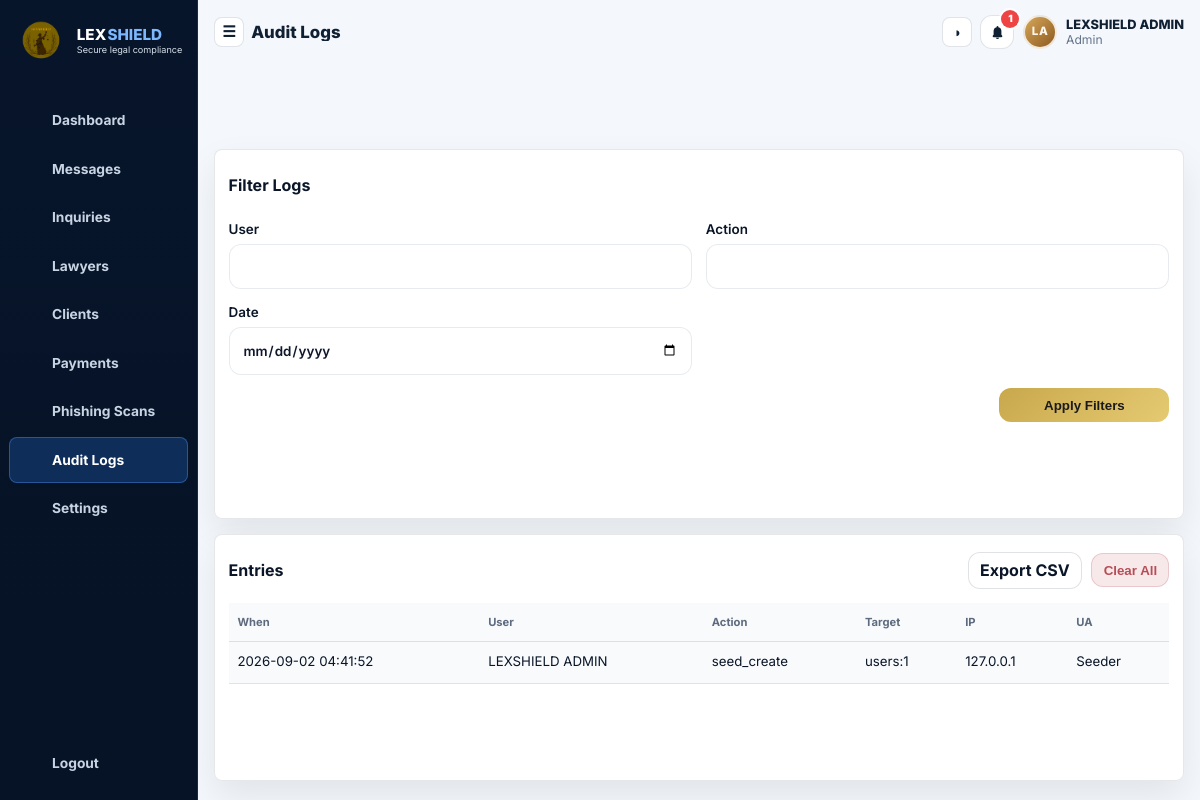
/admin/audit_logs.php (signed in), run on the app's committed database.
### tables this page shows
CREATE TABLE `users` (
  `id` INT UNSIGNED NOT NULL AUTO_INCREMENT,
  `full_name` VARCHAR(150) NOT NULL,
  `email` VARCHAR(190) NOT NULL,
  `password_hash` VARCHAR(255) NOT NULL,
  `role` ENUM('admin','lawyer','client') NOT NULL,
  `is_active` TINYINT(1) NOT NULL DEFAULT 1,
  `failed_login_attempts` TINYINT UNSIGNED NOT NULL DEFAULT 0,
  `locked_until` DATETIME DEFAULT NULL,
  `created_at` TIMESTAMP NOT NULL DEFAULT CURRENT_TIMESTAMP,
  `last_login` DATETIME DEFAULT NULL,
  `avatar_stored_name` VARCHAR(255) DEFAULT NULL,
  PRIMARY KEY (`id`),
  UNIQUE KEY `uq_users_email` (`email`),
  KEY `idx_users_role_active` (`role`, `is_active`)
);

CREATE TABLE `audit_logs` (
  `id` BIGINT UNSIGNED NOT NULL AUTO_INCREMENT,
  `user_id` INT UNSIGNED DEFAULT NULL,
  `action` VARCHAR(120) NOT NULL,
  `target_table` VARCHAR(120) NOT NULL,
  `target_id` VARCHAR(64) DEFAULT NULL,
  `ip_address` VARCHAR(45) NOT NULL,
  `user_agent` VARCHAR(255) DEFAULT NULL,
  `performed_at` TIMESTAMP NOT NULL DEFAULT CURRENT_TIMESTAMP,
  PRIMARY KEY (`id`),
  KEY `idx_audit_user_action_date` (`user_id`, `action`, `performed_at`),
  KEY `idx_audit_target` (`target_table`, `target_id`),
  CONSTRAINT `fk_audit_user` FOREIGN KEY (`user_id`) REFERENCES `users` (`id`) ON DELETE SET NULL
);

### config/bootstrap/core.php (called while the page is built, shortened)
<?php
function lex_pdo(): PDO
{
    global $pdo, $lexDbPingChecked;
    if (!$lexDbPingChecked) {
        $lexDbPingChecked = true;
        try {
            $pdo->query('SELECT 1');
        } catch (Throwable $e) {
            if (lex_db_is_connection_lost($e)) {
                return lex_reset_pdo();
            }
            throw $e;
        }
    }
    return $pdo;
}
function lex_db_retry(callable $callback, mixed $fallback = null): mixed
{
    try {
        return $callback();
    } catch (Throwable $e) {
        if (!lex_db_is_connection_lost($e)) {
            throw $e;
        }
        error_log('[DB] Lost connection detected, reconnecting: ' . $e->getMessage());
        try {
            lex_reset_pdo();
        } catch (Throwable $reconnectError) {
            error_log('[DB] Reconnect failed: ' . $reconnectError->getMessage());
            return $fallback;
        }
        try {
            return $callback();
        } catch (Throwable $retry) {
            error_log('[DB] Retry after reconnect failed: ' . $retry->getMessage());
            return $fallback;
        }
    }
}
function lex_app_url(string $path = ''): string
{
    global $lexAppUrl;
    return rtrim($lexAppUrl, '/') . '/' . ltrim($path, '/');
}
function lex_api_url(string $path = ''): string
{
    global $lexApiUrl;
    return rtrim($lexApiUrl, '/') . '/' . ltrim($path, '/');
}
function lex_e(?string $value): string
{
    return htmlspecialchars((string) $value, ENT_QUOTES | ENT_SUBSTITUTE, 'UTF-8');
}
function lex_asset_url(string $path): string
{
    $path = ltrim(str_replace('\\', '/', $path), '/');
    $url = lex_app_url($path);
    $filePath = dirname(__DIR__, 2)
        . DIRECTORY_SEPARATOR
        . str_replace('/', DIRECTORY_SEPARATOR, $path);
    $version = is_file($filePath) ? (string) filemtime($filePath) : '';
    if ($version !== '') {
        $url .= (str_contains($url, '?') ? '&' : '?')
            . 'v='
            . rawurlencode($version);
    }
    return $url;
}

### config/app.php (called while the page is built, shortened)
<?php
function lex_env(string $key, ?string $default = null): ?string
{
    $value = getenv($key);
    if ($value !== false && $value !== '') {
        return (string) $value;
    }
    return $default;
}
$lexAppUrl = lex_env('APP_URL', '') ?? '';
$lexApiUrl = lex_env('API_URL', '') ?? '';

### config/bootstrap/auth.php (called while the page is built, shortened)
<?php
function lex_current_user(): ?array
{
    static $user = null;
    if ($user !== null) {
        return $user;
    }
    $user = lex_db_retry(static function (): ?array {
        $stmt = lex_pdo()->prepare('SELECT id, full_name, email, role, is_active, last_login, avatar_stored_name FROM users WHERE id = :id LIMIT 1');
        $stmt->execute(['id' => (int) $_SESSION['user_id']]);
        return $stmt->fetch() ?: null;
    }, null);
    return $user;
}
function lex_require_login(): array
{
    $user = lex_current_user();
    return $user;
}
function lex_require_role(string|array $roles): array
{
    $user = lex_require_login();
    return $user;
}

### config/db.php (called while the page is built, shortened)
<?php
$lexDbPingChecked = false;

### security/rate_limiter.php (called while the page is built, shortened)
<?php
function lex_rate_limit_table_ensure(): void
{
    lex_db_retry(static function () use (&$done): void {
        $done = true;
    });
}

### config/bootstrap/helpers.php (called while the page is built, shortened)
<?php
function lex_notifications_for_user(int $userId, int $limit = 8): array
{
    try {
        $countStmt = lex_pdo()->prepare('SELECT COUNT(*) FROM notifications WHERE user_id = :user_id AND is_read = 0');
        $countStmt->execute(['user_id' => $userId]);
        $itemStmt = lex_pdo()->prepare(
            'SELECT id, type, message, is_read, created_at
             FROM notifications
             WHERE user_id = :user_id
             ORDER BY created_at DESC, id DESC
             LIMIT ' . max(1, min(20, $limit))
        );
        $itemStmt->execute(['user_id' => $userId]);
        return [
            'items' => $itemStmt->fetchAll(),
            'unread_count' => (int) $countStmt->fetchColumn(),
        ];
    } catch (Throwable $e) {
        error_log(sprintf('[NOTIFY] Fetch for user %d failed: %s', $userId, $e->getMessage()));
        return ['items' => [], 'unread_count' => 0];
    }
}

### config/bootstrap/storage.php (called while the page is built, shortened)
<?php
function lex_profile_avatar_url(?string $storedName): string
{
    $storedName = basename(trim((string) $storedName));
    if ($storedName === '') {
        return '';
    }
    return lex_app_url('storage/avatars/' . rawurlencode($storedName));
}

### security/input_sanitizer.php (called while the page is built, shortened)
<?php
function lex_sanitize_text(?string $value): string
{
    return trim((string) filter_var($value, FILTER_UNSAFE_RAW, FILTER_FLAG_STRIP_LOW | FILTER_FLAG_STRIP_HIGH));
}

### config/bootstrap/view.php (the view, shortened to what this page needs)
<?php
function lex_render_notification_bell(array $user): void
{
    $userId = (int) ($user['id'] ?? 0);
    $state = lex_notifications_for_user($userId, 8);
    $unreadCount = (int) $state['unread_count'];
    $badge = $unreadCount > 99 ? '99+' : (string) $unreadCount;
    echo '<details class="notification-menu">';
    echo '<summary class="icon-button notification-trigger" aria-label="Open notifications" title="Notifications">';
    if ($unreadCount > 0) {
        echo '<span class="notification-badge">' . lex_e($badge) . '</span>';
    }
    echo '</summary>';
    echo '<div class="notification-panel">';
    echo '</div></details>';
}
function lex_page_header(string $title, string $active = '', ?array $user = null): void
{
    $user = $user ?? lex_current_user();
    $role = $user['role'] ?? '';
    $isLoggedIn = (bool) $user;
    $isWorkspaceLayout = $isLoggedIn && in_array($role, ['admin', 'lawyer', 'client'], true);
    $buildInitials = static function (string $value, string $fallback): string {
        $clean = preg_replace('/[^A-Za-z0-9]+/', ' ', trim($value));
        $parts = array_values(array_filter(explode(' ', (string) $clean)));
        if (!$parts) {
            return $fallback;
        }
        if (count($parts) === 1) {
            return strtoupper(substr($parts[0], 0, 2));
        }
        return strtoupper(substr($parts[0], 0, 1) . substr($parts[1], 0, 1));
    };
    $userFullName = (string) ($user['full_name'] ?? '');
    $userRoleLabel = ucfirst((string) $role);
    $userAvatarUrl = lex_profile_avatar_url((string) ($user['avatar_stored_name'] ?? ''));
    $userInitials = $buildInitials($userFullName, $role === 'lawyer' ? 'LW' : 'CL');
    $links = [
        'admin' => [
            ['key' => 'dashboard', 'label' => 'Dashboard', 'href' => '../admin/index.php'],
            ['key' => 'messages', 'label' => 'Messages', 'href' => 'messages.php'],
            ['key' => 'inquiries', 'label' => 'Inquiries', 'href' => 'inquiries.php'],
            ['key' => 'lawyers', 'label' => 'Lawyers', 'href' => 'manage_lawyers.php'],
            ['key' => 'clients', 'label' => 'Clients', 'href' => 'manage_clients.php'],
            ['key' => 'payments', 'label' => 'Payments', 'href' => 'payments.php'],
            ['key' => 'phishing', 'label' => 'Phishing Scans', 'href' => 'phishing_scans.php'],
            ['key' => 'audit', 'label' => 'Audit Logs', 'href' => 'audit_logs.php'],
            ['key' => 'settings', 'label' => 'Settings', 'href' => 'system_settings.php'],
        ],
        'lawyer' => [
            ['key' => 'dashboard', 'label' => 'Dashboard', 'href' => lex_app_url('lawyer/index.php')],
            ['key' => 'profile', 'label' => 'Profile', 'href' => lex_app_url('lawyer/profile.php')],
            ['key' => 'case-files', 'label' => 'Case Files', 'href' => lex_app_url('case_files.php')],
            ['key' => 'appointments', 'label' => 'Appointments', 'href' => lex_app_url('lawyer/appointment.php')],
            ['key' => 'availability', 'label' => 'Availability', 'href' => lex_app_url('lawyer/availability.php')],
            ['key' => 'payments', 'label' => 'Payments', 'href' => lex_app_url('lawyer/payments.php')],
            ['key' => 'messages', 'label' => 'Messages', 'href' => lex_app_url('lawyer/messages.php')],
        ],
        'client' => [
            ['key' => 'dashboard', 'label' => 'Dashboard', 'href' => lex_app_url('client/index.php')],
            ['key' => 'lawyers', 'label' => 'Lawyers', 'href' => lex_app_url('client/lawyers.php')],
            ['key' => 'payments', 'label' => 'Payments', 'href' => lex_app_url('client/payments.php')],
            ['key' => 'billing', 'label' => 'Billing', 'href' => lex_app_url('client/billing.php')],
            ['key' => 'profile', 'label' => 'Profile', 'href' => lex_app_url('client/profile.php')],
            ['key' => 'case-files', 'label' => 'Case Files', 'href' => lex_app_url('case_files.php')],
            ['key' => 'messages', 'label' => 'Messages', 'href' => lex_app_url('client/messages.php')],
            ['key' => 'appointments', 'label' => 'Appointments', 'href' => lex_app_url('client/appointment.php')],
        ],
    ];
    $nav = $links[$role] ?? [];
    $bodyClasses = [];
    if ($isWorkspaceLayout) {
        $bodyClasses[] = 'app-workspace';
        $bodyClasses[] = 'app-workspace--' . $role;
    }
    $bodyClassAttribute = $bodyClasses ? ' class="' . lex_e(implode(' ', $bodyClasses)) . '"' : '';
    echo '<!DOCTYPE html><html lang="en"><head><meta charset="UTF-8"><meta name="viewport" content="width=device-width, initial-scale=1.0">';
    echo '<link rel="stylesheet" href="' . lex_e(lex_asset_url('public/css/style.css')) . '">';
    echo '</head><body' . $bodyClassAttribute . ' data-api-base="' . lex_e(lex_api_url()) . '" data-role="' . lex_e($role) . '">';
    echo '<div class="app-shell">';
    if ($isLoggedIn && $role) {
        echo '<aside class="sidebar" id="sidebar" aria-label="Primary">';
        echo '<div class="brand-block"><div class="brand-mark"><img src="' . lex_e(lex_asset_url('public/assets/lexshield-logo.png')) . '" alt="' . lex_e(LEX_APP_NAME) . ' logo"></div><div class="brand-copy"><strong class="brand-wordmark">LEX<span>SHIELD</span></strong><span class="brand-tagline">Secure legal compliance</span></div></div>';
        echo '<nav class="sidebar-nav">';
        foreach ($nav as $item) {
            $activeClass = $active === $item['key'] ? ' active' : '';
            $icon = $navIcons[$item['key']] ?? $navIcons['dashboard'];
            $iconHtml = $isWorkspaceLayout ? '<span class="nav-link-icon" aria-hidden="true">' . $icon . '</span>' : '';
            $labelHtml = $isWorkspaceLayout ? '<span class="nav-link-label">' . lex_e($item['label']) . '</span>' : lex_e($item['label']);
            echo '<a class="nav-link' . $activeClass . '" href="' . lex_e($item['href']) . '">' . $iconHtml . $labelHtml . '</a>';
        }
        echo '</nav>';
        $logoutIcon = $isWorkspaceLayout ? '<span class="nav-link-icon" aria-hidden="true">' . $navIcons['logout'] . '</span>' : '';
        $logoutLabel = $isWorkspaceLayout ? '<span class="nav-link-label">Logout</span>' : 'Logout';
        echo '<div class="sidebar-footer"><a class="nav-link" href="' . lex_e(lex_app_url('auth/logout.php')) . '">' . $logoutIcon . $logoutLabel . '</a></div>';
        echo '</aside>';
    }
    echo '<main class="main-content" id="main">';
    echo '<header class="topbar">';
    echo '<button class="icon-button" id="sidebarToggle" type="button" aria-label="Toggle navigation">&#9776;</button>';
    echo '<div class="topbar-title"><h1>' . lex_e($title) . '</h1></div>';
    echo '<div class="topbar-actions">';
    echo '<button class="icon-button" id="themeToggle" type="button" aria-label="Toggle theme">&#9681;</button>';
    if ($user) {
        if ($isWorkspaceLayout) {
            lex_render_notification_bell($user);
        }
        if ($isWorkspaceLayout) {
            echo '<div class="dashboard-user-chip">';
            if ($userAvatarUrl !== '') {
                echo '<img class="dashboard-user-avatar" src="' . lex_e($userAvatarUrl) . '" alt="Avatar for ' . lex_e($userFullName) . '">';
            } else {
                echo '<span class="dashboard-user-avatar dashboard-user-avatar--fallback" aria-hidden="true">' . lex_e($userInitials) . '</span>';
            }
            echo '<div class="dashboard-user-meta"><strong>' . lex_e($userFullName) . '</strong><span>' . lex_e($userRoleLabel) . '</span></div>';
            echo '</div>';
        } else {
            echo '<div class="user-chip"><strong>' . lex_e($userFullName) . '</strong><span>' . lex_e($userRoleLabel) . '</span></div>';
        }
    } else {
        echo '<a class="button button-primary" href="' . lex_e(lex_app_url('auth/login.php')) . '">Login</a>';
    }
    echo '</div></header>';
}
function lex_page_footer(): void
{
    echo '</main></div></body></html>';
}

### admin/audit_logs.php (shortened to what this page needs)
<?php
lex_require_role('admin');
$pdo = lex_pdo();
$userFilter = lex_sanitize_text($_GET['user'] ?? '');
$actionFilter = lex_sanitize_text($_GET['action'] ?? '');
$dateFilter = lex_sanitize_text($_GET['date'] ?? '');
$sql = 'SELECT a.*, u.full_name FROM audit_logs a LEFT JOIN users u ON u.id = a.user_id WHERE 1=1';
$params = [];
$sql .= ' ORDER BY a.performed_at DESC LIMIT 250';
$stmt = $pdo->prepare($sql);
$stmt->execute($params);
$logs = $stmt->fetchAll();
lex_page_header('Audit Logs', 'audit');
?>
<section class="card admin-audit-card">
  <div class="card-head"><h2>Filter Logs</h2></div>
  <form method="get" class="form-grid admin-audit-form">
    <label>User <input type="text" name="user" value="<?= lex_e($userFilter) ?>"></label>
    <label>Action <input type="text" name="action" value="<?= lex_e($actionFilter) ?>"></label>
    <label>Date <input type="date" name="date" value="<?= lex_e($dateFilter) ?>"></label>
    <button class="button button-primary admin-audit-submit" type="submit">Apply Filters</button>
  </form>
</section>
<section class="card admin-audit-card">
  <div class="card-head">
    <h2>Entries</h2>
    <div class="inline-actions">
      <a class="button button-secondary" href="export_audit.php">Export CSV</a>
      <form method="post" class="inline-form" style="display:inline-flex;gap:0.5rem;align-items:center;">
        <button class="button button-danger" type="submit">Clear All</button>
      </form>
    </div>
  </div>
  <div class="table-wrap admin-audit-table-wrap">
    <table class="data-table admin-audit-table">
      <thead><tr><th>When</th><th>User</th><th>Action</th><th>Target</th><th>IP</th><th>UA</th></tr></thead>
      <tbody>
      <?php foreach ($logs as $log): ?>
        <tr>
          <td><?= lex_e($log['performed_at']) ?></td>
          <td><?= lex_e($log['full_name'] ?? 'System') ?></td>
          <td><?= lex_e($log['action']) ?></td>
          <td><?= lex_e($log['target_table'] . ':' . $log['target_id']) ?></td>
          <td><?= lex_e($log['ip_address']) ?></td>
          <td><?= lex_e($log['user_agent']) ?></td>
        </tr>
      <?php endforeach; ?>
      </tbody>
    </table>
  </div>
</section>
<?php lex_page_footer(); ?>

### data on the page
users: id "1", lex_e($userInitials) "LA", full_name "LEXSHIELD ADMIN", role "Admin"
audit_logs: performed_at "2026-09-02 04:41:52", user.full_name "LEXSHIELD ADMIN", action "seed_create", target_table+target "users:1", ip_address "127.0.0.1", user_agent "Seeder"

### other printed values
lex_e($item['label']) "Dashboard"
lex_e($item['label']) "Messages"
lex_e($item['label']) "Inquiries"
lex_e($item['label']) "Lawyers"
lex_e($item['label']) "Clients"
lex_e($item['label']) "Payments"
lex_e($item['label']) "Phishing Scans"
lex_e($item['label']) "Audit Logs"
lex_e($item['label']) "Settings"
lex_e($title) "Audit Logs"
